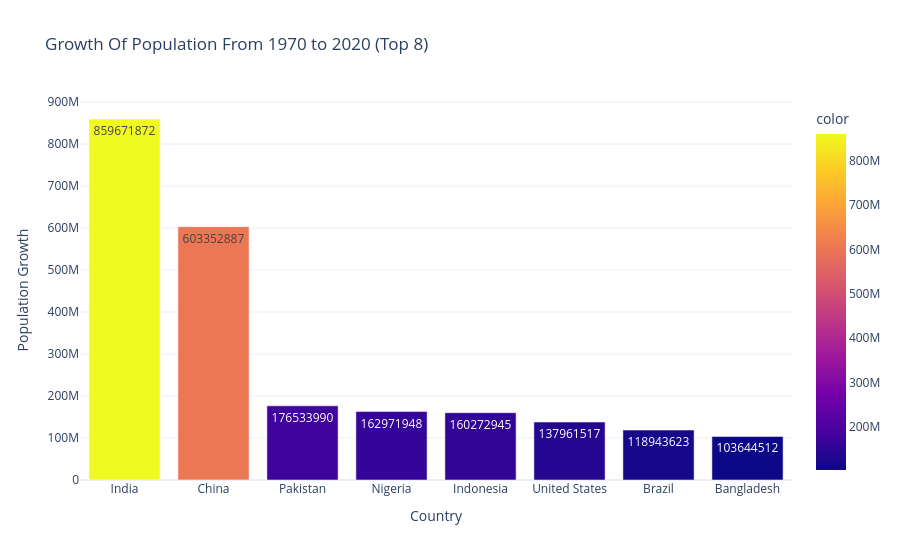

The cell this chart's notebook holds for it:
### Code cell
growth = (wp.groupby(by='Country/Territory')['2022 Population'].sum()-wp.groupby(by='Country/Territory')
          ['1970 Population'].sum()).sort_values(ascending=False).head(8)

fig=px.bar(x=growth.index,
y=growth.values,
text=growth.values,
color=growth.values,
title='Growth Of Population From 1970 to 2020 (Top 8)',
template='plotly_white')
fig.update_layout(xaxis_title='Country',
yaxis_title='Population Growth')
fig.show()

### Figure 1 — Plotly figure (JSON) as saved in the notebook; plotly's stock layout.template omitted (floating-point values rounded to 4 significant figures)
{"data": [{"hovertemplate": "x=%{x}<br>y=%{y}<br>text=%{text}<br>color=%{marker.color}<extra></extra>", "legendgroup": "", "marker": {"color": [859671872, 603352887, 176533990, 162971948, 160272945, 137961517, 118943623, 103644512], "coloraxis": "coloraxis", "pattern": {"shape": ""}}, "name": "", "orientation": "v", "showlegend": false, "text": [859700000.0, 603400000.0, 176500000.0, 163000000.0, 160300000.0, 138000000.0, 118900000.0, 103600000.0], "textposition": "auto", "type": "bar", "x": ["India", "China", "Pakistan", "Nigeria", "Indonesia", "United States", "Brazil", "Bangladesh"], "xaxis": "x", "y": [859671872, 603352887, 176533990, 162971948, 160272945, 137961517, 118943623, 103644512], "yaxis": "y"}], "layout": {"barmode": "relative", "coloraxis": {"colorbar": {"title": {"text": "color"}}, "colorscale": [[0, "#0d0887"], [0.1111, "#46039f"], [0.2222, "#7201a8"], [0.3333, "#9c179e"], [0.4444, "#bd3786"], [0.5556, "#d8576b"], [0.6667, "#ed7953"], [0.7778, "#fb9f3a"], [0.8889, "#fdca26"], [1, "#f0f921"]]}, "legend": {"tracegroupgap": 0}, "title": {"text": "Growth Of Population From 1970 to 2020 (Top 8)"}, "xaxis": {"anchor": "y", "domain": [0, 1], "title": {"text": "Country"}}, "yaxis": {"anchor": "x", "domain": [0, 1], "title": {"text": "Population Growth"}}}}
